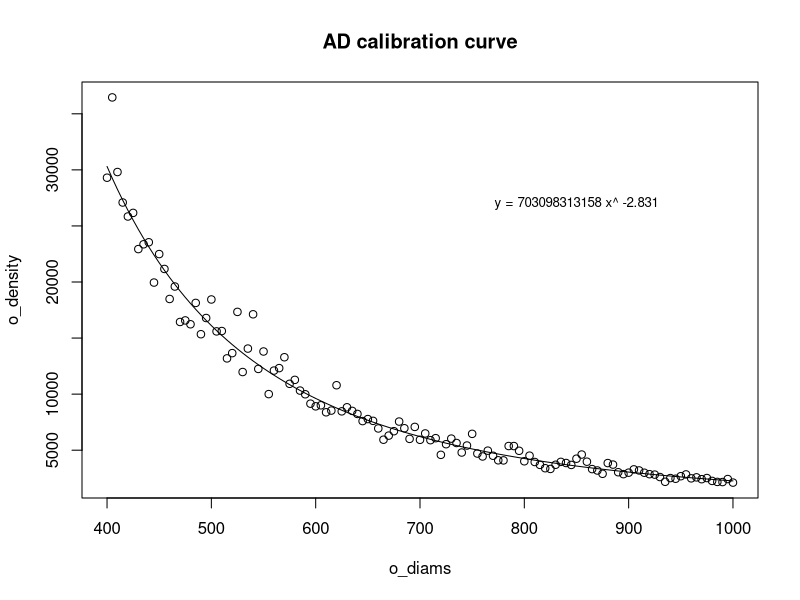

This figure's R source:
# Auto-diametric fecundity method
# contact: sabrina.beyer@noaa.gov


# Reference: Mapes, H., Beyer, S.G., Choi, J., Saas. E., Alonzo, S.H., Field, J.C.
# (2023) Image analysis approach to estimate fecundity of live-bearer rockfishes
# (Sebastes spp.) along the California Coast. Environmental Biology of Fishes 160:
# 1715-1732; doi.org/10.1007/s10641-023-01448-4


# Workflow:

# Auto-diametric (AD) fecundity method
    # 1) Develop the AD calibration curve for a new species from samples where 
    # both the mean oocyte diameter (imaging measurements) and the oocyte density  
    # (number per gram) are known

    # 2) After the AD curve is developed: use the parameters of the AD curve 
    # to convert the mean oocyte diameter of a new sample to an expected oocyte 
    # density (eggs per gram) (imaging only to measure oocyte diameters)

    # 3) Calculate fecundity of that sample by multiplying the oocyte density 
    # (eggs per gram) by the weight of the ovary (g)




rm(list=ls())

#~~~~~~~~~~~~~~~~~~~~~~~~~~~~~~~~~~~~~~~~
# Auto-diametric (AD) fecundity method----
#~~~~~~~~~~~~~~~~~~~~~~~~~~~~~~~~~~~~~~~~

# 1) Develop the AD calibration curve----

# simulate some data
# log(oocyte_density) = log(alpha) + beta * log(oocyte_diameter) + some noise
o_diams       <- seq(400,1000, 5)                        # independent variable (mean oocyte diameter)
log.a         <- 26.93                                   # intercept parameter of log-log linear model
b             <- -2.78                                   # slope parameter of log-log linear model (also the exponent parameter of a power function)  
error         <- rnorm(length(o_diams), 0, 0.1)          # simulate some error (not quite accurate, but works for the purpose of this example)
log.o_density <- log.a + b*log(o_diams) + error          
o_density     <- exp(log.o_density)                      # oocyte density (eggs per gram) simulated data

# create a data frame 
mydf <- data.frame(o_diams,o_density )

# fit a simple linear model to the natural log transformed simulated data
lm.mod         <- lm(log(o_density )~log(o_diams), data=mydf)
log.a.mod      <- coef(lm.mod)[1]
a.mod          <- exp(log.a.mod)
b.mod          <- coef(lm.mod)[2]                         

# power function form 
# o_density  = alpha * length ^ beta
yy.o_dens <- a.mod * o_diams ^ b.mod  # median

# plot the simulated data and the model fit
plot(o_density ~o_diams, data=mydf, main="AD calibration curve")     
lines(yy.o_dens~o_diams)                                                    
text(850, 2.7e+04, labels=paste("y =",round(a.mod),"x^",round(b.mod,3), sep=" "), cex=0.8)



# 2) After the AD curve is developed: use the parameters of the AD curve 
# to convert the mean oocyte diameter of a new sample to an expected oocyte 
# density (eggs per gram) (imaging only, counts are no longer needed)
o_diameter_sample <- 600                                 # the mean oocyte diameter of a new sample (um)

o_density_sample <- a.mod * o_diameter_sample ^ b.mod    # the expected oocyte density (eggs per gram) for that new sample



# 3) Calculate fecundity of the new sample by multiplying the expected oocyte 
# density (eggs per g) by the weight of the ovary (g)
ovary_wgt_sample <- 100                # total weight of the ovary

fecundity_sample <- o_density_sample * ovary_wgt_sample
fecundity_sample                       # the fecundity estimate for the new sample



